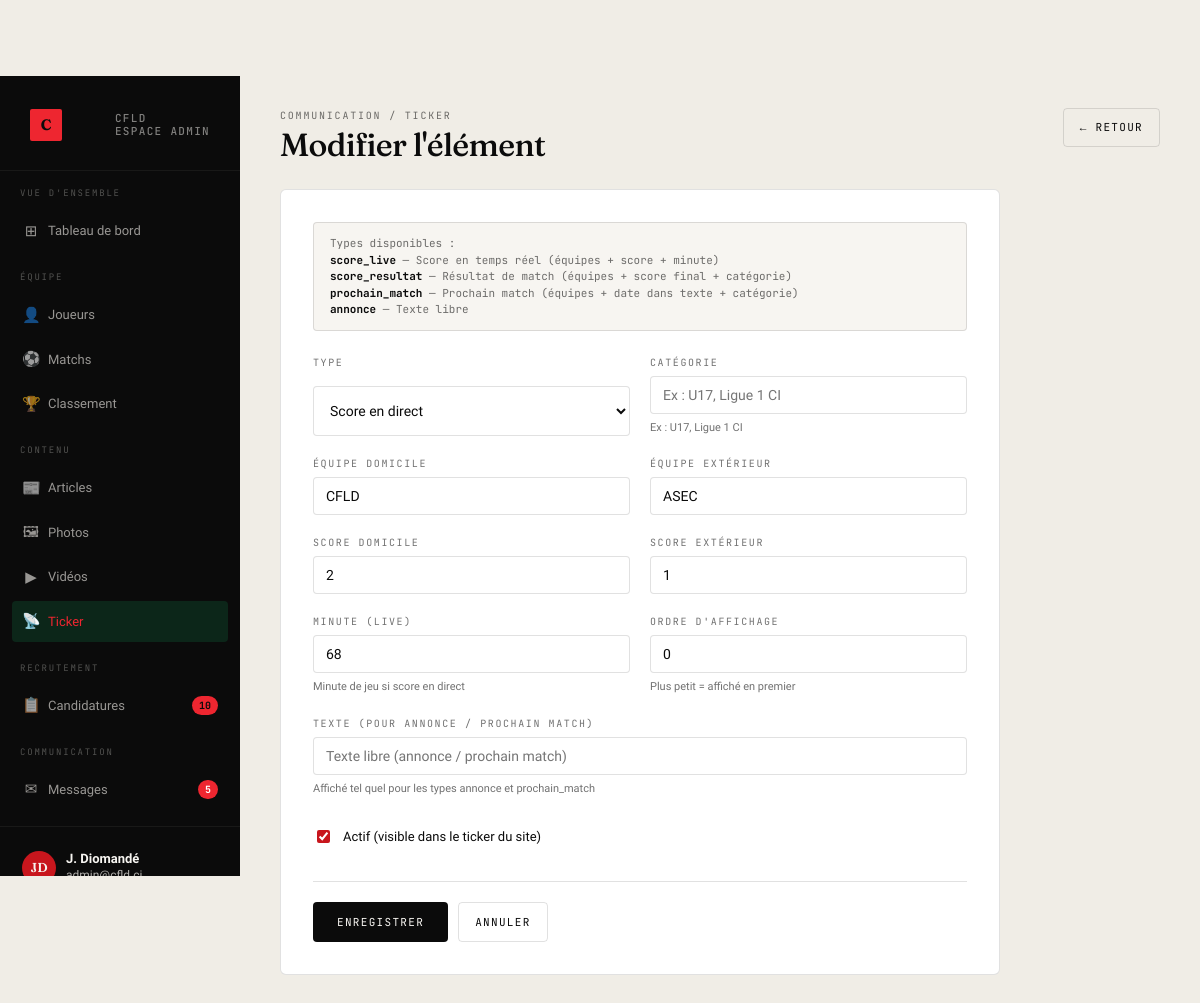
Screenshot of /admin-cfld/ticker/1/ (signed in) with the database file from the repository.
### pages/models.py (models this page shows, shortened)
class InfoTicker(models.Model):
    TYPE_CHOICES = [
        ('score_live',     'Score en direct'),
        ('score_resultat', 'Résultat'),
        ('prochain_match', 'Prochain match'),
        ('annonce',        'Annonce'),
    ]
    type      = models.CharField(max_length=20, choices=TYPE_CHOICES, verbose_name='Type')
    categorie = models.CharField(max_length=30, blank=True,
                                 help_text='Ex : U17, U15, Ligue 1 CI')
    equipe_dom = models.CharField(max_length=60, blank=True, verbose_name='Équipe domicile')
    equipe_ext = models.CharField(max_length=60, blank=True, verbose_name='Équipe extérieur')
    score_dom  = models.PositiveSmallIntegerField(null=True, blank=True,
                                                  verbose_name='Score dom.')
    score_ext  = models.PositiveSmallIntegerField(null=True, blank=True,
                                                  verbose_name='Score ext.')
    minute     = models.PositiveSmallIntegerField(null=True, blank=True,
                                                  help_text="Minute de jeu (score_live uniquement)")
    texte      = models.CharField(max_length=200, blank=True,
                                  help_text='Texte libre pour les types annonce / prochain_match')
    actif  = models.BooleanField(default=True)
    ordre  = models.PositiveSmallIntegerField(default=0,
                                              help_text='Ordre d\'affichage (croissant)')
    class Meta:
        ordering = ['ordre', 'pk']
        verbose_name = 'Info ticker'
        verbose_name_plural = 'Infos ticker'

### recrutement/admin_views.py (the view)
# urls.py: path('ticker/<int:pk>/',          v.admin_ticker_form,  name='admin_ticker_edit'),
@staff_required
def admin_ticker_form(request, pk=None):
    obj  = get_object_or_404(InfoTicker, pk=pk) if pk else None
    form = InfoTickerForm(request.POST or None, instance=obj)
    if request.method == 'POST' and form.is_valid():
        form.save()
        return redirect('admin_ticker')
    ctx = _base_ctx(request, 'ticker')
    ctx.update({'form': form, 'obj': obj})
    return render(request, 'admin_cfld/ticker_form.html', ctx)

### pages/forms.py
class InfoTickerForm(forms.ModelForm):
    class Meta:
        model = InfoTicker
        fields = ['type', 'categorie', 'equipe_dom', 'equipe_ext',
                  'score_dom', 'score_ext', 'minute', 'texte', 'actif', 'ordre']
        widgets = {
            'categorie':  forms.TextInput(attrs={'placeholder': 'Ex : U17, Ligue 1 CI'}),
            'equipe_dom': forms.TextInput(attrs={'placeholder': 'Équipe domicile'}),
            'equipe_ext': forms.TextInput(attrs={'placeholder': 'Équipe extérieur'}),
            'texte':      forms.TextInput(attrs={'placeholder': 'Texte libre (annonce / prochain match)'}),
        }

### recrutement/admin_views.py (called while the page is built)
def staff_required(view_func):
    @wraps(view_func)
    def wrapper(request, *args, **kwargs):
        if not request.user.is_authenticated or not request.user.is_staff:
            return redirect('login')
        return view_func(request, *args, **kwargs)
    return wrapper

def _base_ctx(request, section=''):
    return {
        'pending_count': Candidature.objects.filter(statut='pending').count(),
        'unread_count':  Message.objects.filter(lu=False).count(),
        'section':       section,
    }

### templates/admin_cfld/ticker_form.html (shortened to what this page needs)
{% extends "admin_cfld/base.html" %}
{% block content %}
<div class="page-header">
  <div>
    <span class="eyebrow">Communication / Ticker</span>
    <h1>{% if obj %}Modifier l'élément{% else %}Nouvel élément{% endif %}</h1>
  </div>
  <div class="hd-actions">
    <a href="{% url 'admin_ticker' %}" style="padding:10px 16px;border:1px solid var(--line);border-radius:4px;font-family:var(--font-mono);font-size:11px;letter-spacing:.12em;text-transform:uppercase;text-decoration:none;color:var(--ink);">
      ← Retour
    </a>
  </div>
</div>
<form method="post">
  <div class="form-card">
    <div style="background:var(--paper);border:1px solid var(--line);border-radius:4px;padding:12px 16px;margin-bottom:24px;font-family:var(--font-mono);font-size:11px;color:var(--muted);">
      Types disponibles :<br>
      <strong style="color:var(--ink);">score_live</strong> — Score en temps réel (équipes + score + minute)<br>
      <strong style="color:var(--ink);">score_resultat</strong> — Résultat de match (équipes + score final + catégorie)<br>
      <strong style="color:var(--ink);">prochain_match</strong> — Prochain match (équipes + date dans texte + catégorie)<br>
      <strong style="color:var(--ink);">annonce</strong> — Texte libre
    </div>
    <div class="form-grid">
      <div class="field">
        <label>Type</label>
        {{ form.type }}
      </div>
      <div class="field">
        <label>Catégorie</label>
        {{ form.categorie }}
        <span class="help">Ex : U17, Ligue 1 CI</span>
      </div>
      <div class="field">
        <label>Équipe domicile</label>
        {{ form.equipe_dom }}
      </div>
      <div class="field">
        <label>Équipe extérieur</label>
        {{ form.equipe_ext }}
      </div>
      <div class="field">
        <label>Score domicile</label>
        {{ form.score_dom }}
      </div>
      <div class="field">
        <label>Score extérieur</label>
        {{ form.score_ext }}
      </div>
      <div class="field">
        <label>Minute (live)</label>
        {{ form.minute }}
        <span class="help">Minute de jeu si score en direct</span>
      </div>
      <div class="field">
        <label>Ordre d'affichage</label>
        {{ form.ordre }}
        <span class="help">Plus petit = affiché en premier</span>
      </div>
      <div class="field span2">
        <label>Texte (pour annonce / prochain match)</label>
        {{ form.texte }}
        <span class="help">Affiché tel quel pour les types annonce et prochain_match</span>
      </div>
      <div class="field span2">
        <div class="field-check">
          {{ form.actif }}
          <label for="{{ form.actif.id_for_label }}">Actif (visible dans le ticker du site)</label>
        </div>
      </div>
    </div>
    <div class="form-actions">
      <button type="submit" style="padding:11px 24px;background:var(--ink);color:var(--paper);border:0;border-radius:4px;font-family:var(--font-mono);font-size:11px;letter-spacing:.12em;text-transform:uppercase;cursor:pointer;">
        {% if obj %}Enregistrer{% else %}Ajouter{% endif %}
      </button>
      <a href="{% url 'admin_ticker' %}" style="padding:11px 16px;border:1px solid var(--line);border-radius:4px;font-family:var(--font-mono);font-size:11px;letter-spacing:.12em;text-transform:uppercase;text-decoration:none;color:var(--ink);">
        Annuler
      </a>
    </div>
  </div>
</form>
{% endblock %}

### templates/admin_cfld/base.html (shortened to what this page needs)
{% load static %}
<!doctype html>
<html lang="fr">
<head>
<link rel="stylesheet" href="{% static 'style.css' %}">
</head>
<body>
<div class="admin-shell">
  <aside class="sidebar">
    <div class="sidebar-top">
      <a href="{% url 'admin_dashboard' %}" class="sidebar-brand">
        <span class="bm">C</span>
        <span class="bt">CFLD<br>Espace admin</span>
      </a>
    </div>
    <nav class="sidebar-nav">
      <div class="nav-section">Vue d'ensemble</div>
      <a href="{% url 'admin_dashboard' %}" {% if section == 'dashboard' %}class="active"{% endif %}>
        <span class="icon">⊞</span><span class="lbl">Tableau de bord</span>
      </a>
      <div class="nav-section">Équipe</div>
      <a href="{% url 'admin_joueurs' %}" {% if section == 'joueurs' %}class="active"{% endif %}>
        <span class="icon">👤</span><span class="lbl">Joueurs</span>
      </a>
      <a href="{% url 'admin_matchs' %}" {% if section == 'matchs' %}class="active"{% endif %}>
        <span class="icon">⚽</span><span class="lbl">Matchs</span>
      </a>
      <a href="{% url 'admin_classement' %}" {% if section == 'classement' %}class="active"{% endif %}>
        <span class="icon">🏆</span><span class="lbl">Classement</span>
      </a>
      <div class="nav-section">Contenu</div>
      <a href="{% url 'admin_articles' %}" {% if section == 'articles' %}class="active"{% endif %}>
        <span class="icon">📰</span><span class="lbl">Articles</span>
      </a>
      <a href="{% url 'admin_photos' %}" {% if section == 'photos' %}class="active"{% endif %}>
        <span class="icon">🖼</span><span class="lbl">Photos</span>
      </a>
      <a href="{% url 'admin_videos' %}" {% if section == 'videos' %}class="active"{% endif %}>
        <span class="icon">▶</span><span class="lbl">Vidéos</span>
      </a>
      <a href="{% url 'admin_ticker' %}" {% if section == 'ticker' %}class="active"{% endif %}>
        <span class="icon">📡</span><span class="lbl">Ticker</span>
      </a>
      <div class="nav-section">Recrutement</div>
      <a href="{% url 'admin_candidatures' %}" {% if section == 'candidatures' %}class="active"{% endif %}>
        <span class="icon">📋</span><span class="lbl">Candidatures</span>
        {% if pending_count %}<span class="badge">{{ pending_count }}</span>{% endif %}
      </a>
      <div class="nav-section">Communication</div>
      <a href="{% url 'admin_messages' %}" {% if section == 'messages' %}class="active"{% endif %}>
        <span class="icon">✉</span><span class="lbl">Messages</span>
        {% if unread_count %}<span class="badge red">{{ unread_count }}</span>{% endif %}
      </a>
    </nav>
    <div class="sidebar-footer">
      <div class="sidebar-user">
        <div class="av">{{ request.user.first_name|slice:":1"|upper }}{{ request.user.last_name|slice:":1"|upper }}</div>
        <div class="info">
          <strong>{{ request.user.get_full_name|default:request.user.username }}</strong>
          {{ request.user.email }}
        </div>
      </div>
    </div>
  </aside>
  <main class="admin-main">
    {% block content %}{% endblock %}
  </main>
</div>
</body>
</html>

### assets/style.css (style rules this page uses)
:root { --green: #c8161d; --green-deep: #8a0d12; --green-bright: #ee2630; --ink: #0b0b0b; --paper: #f7f5f1; --paper-2: #ebe7dc; --line: rgba(11,11,11,0.12); --line-strong: rgba(11,11,11,0.85); --muted: rgba(11,11,11,0.58); --font-display: "Fraunces", "Times New Roman", serif; --font-text: "Inter Tight", "Helvetica Neue", Arial, sans-serif; --font-mono: "JetBrains Mono", "Menlo", monospace; --display-tracking: -0.02em; --display-weight: 500; --display-italic: 0; }
* { box-sizing: border-box; }
html, body { margin: 0; padding: 0; overflow-x: hidden; }
body { font-family: var(--font-text); color: var(--ink); background: var(--paper); -webkit-font-smoothing: antialiased; text-rendering: optimizeLegibility; line-height: 1.5; }
a { color: inherit; text-decoration: none; }
button { font: inherit; cursor: pointer; border: 0; background: none; color: inherit; }
.display, h1, h2, h3 { font-family: var(--font-display); font-weight: var(--display-weight); letter-spacing: var(--display-tracking); font-style: var(--display-italic) ? italic : normal; line-height: 1.02; margin: 0; }
h1 { font-size: clamp(56px, 8vw, 132px); }
.eyebrow { font-family: var(--font-mono); font-size: 11px; letter-spacing: 0.18em; text-transform: uppercase; color: var(--muted); }
body { padding-top: 76px; }

### rows the page displays
InfoTicker: type "Score en direct", equipe_dom "CFLD", equipe_ext "ASEC", score_dom "2", score_ext "1", minute "68", ordre "0", actif "☑"

### other values shown
{{ pending_count }} "10"
{{ unread_count }} "5"
{{ request.user.first_name|slice:":1"|upper }} "J"
{{ request.user.last_name|slice:":1"|upper }} "D"
{{ request.user.get_full_name|default:request.user.username }} "J. Diomandé"
